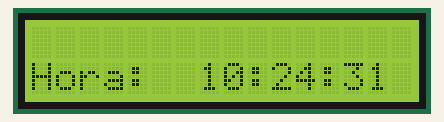
The sketch below on a simulated Arduino Uno, built with avr-gcc and run on an emulated ATmega328P. Shown: 16×2 character LCD. The local clock reads 2024-03-15 10:24:30 at power-on unless the sketch sets it.

Above: at 1.1 s.
At 5.1 s:
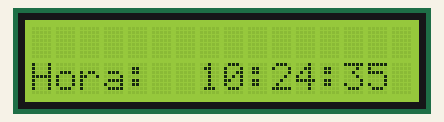
At 10.2 s:
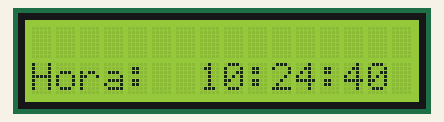
At 19.2 s:
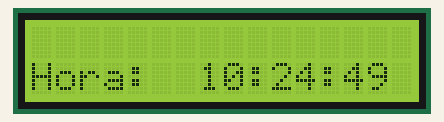
At 28.2 s:
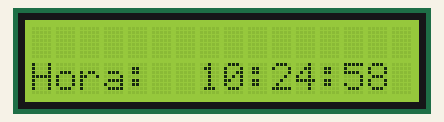
At 38.3 s:
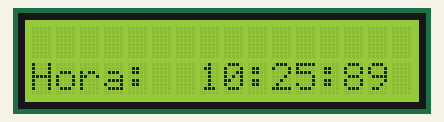

The sketch:

pruebartc.ino
```cpp
#include <LiquidCrystal.h>
// Librería para la comunicación I2C y la RTClib
#include <Wire.h>
#include <RTClib.h>


// Declaramos un RTC DS3231
RTC_DS3231 rtc;
LiquidCrystal lcd (7,6,5,4,3,2);
void setup () {
 Serial.begin(9600);
 lcd.begin(16,2);
 delay(1000);

 // Comprobamos si tenemos el RTC conectado
 if (! rtc.begin()) {
 Serial.println("No hay un módulo RTC");
 while (1);
 }

 // Ponemos en hora, solo la primera vez, luego comentar y volver a cargar.
 // Ponemos en hora con los valores de la fecha y la hora en que el sketch ha sido compilado.
 //rtc.adjust(DateTime(__DATE__, __TIME__));
}

void loop () {
 DateTime now = rtc.now();


 lcd.setCursor(0, 1); //Se ubica el cursor en la segunda línea del display
    lcd.print("Hora:  "); //Se indica que se mostrará el parámetro de la Hora
    lcd.print(now.hour());
    lcd.print(':');
    lcd.print(now.minute());
    lcd.print(':');
    lcd.print(now.second());
    delay(1000);
}
```

Measured:
- what the display in image 0 shows lasts 1.0 s, from 1.1 s to 2.1 s
